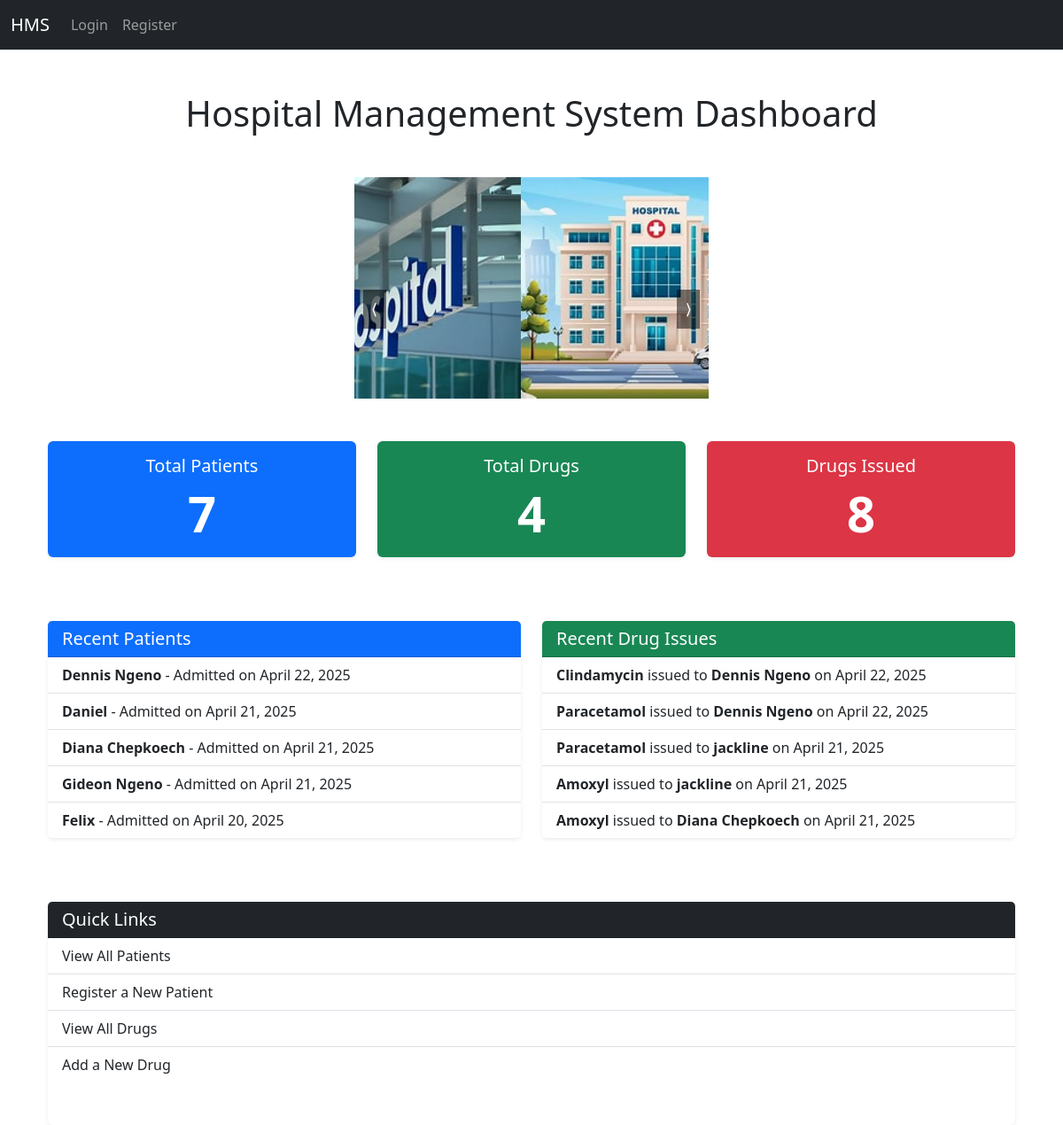
The page /dashboard/ on the database as committed earlier.
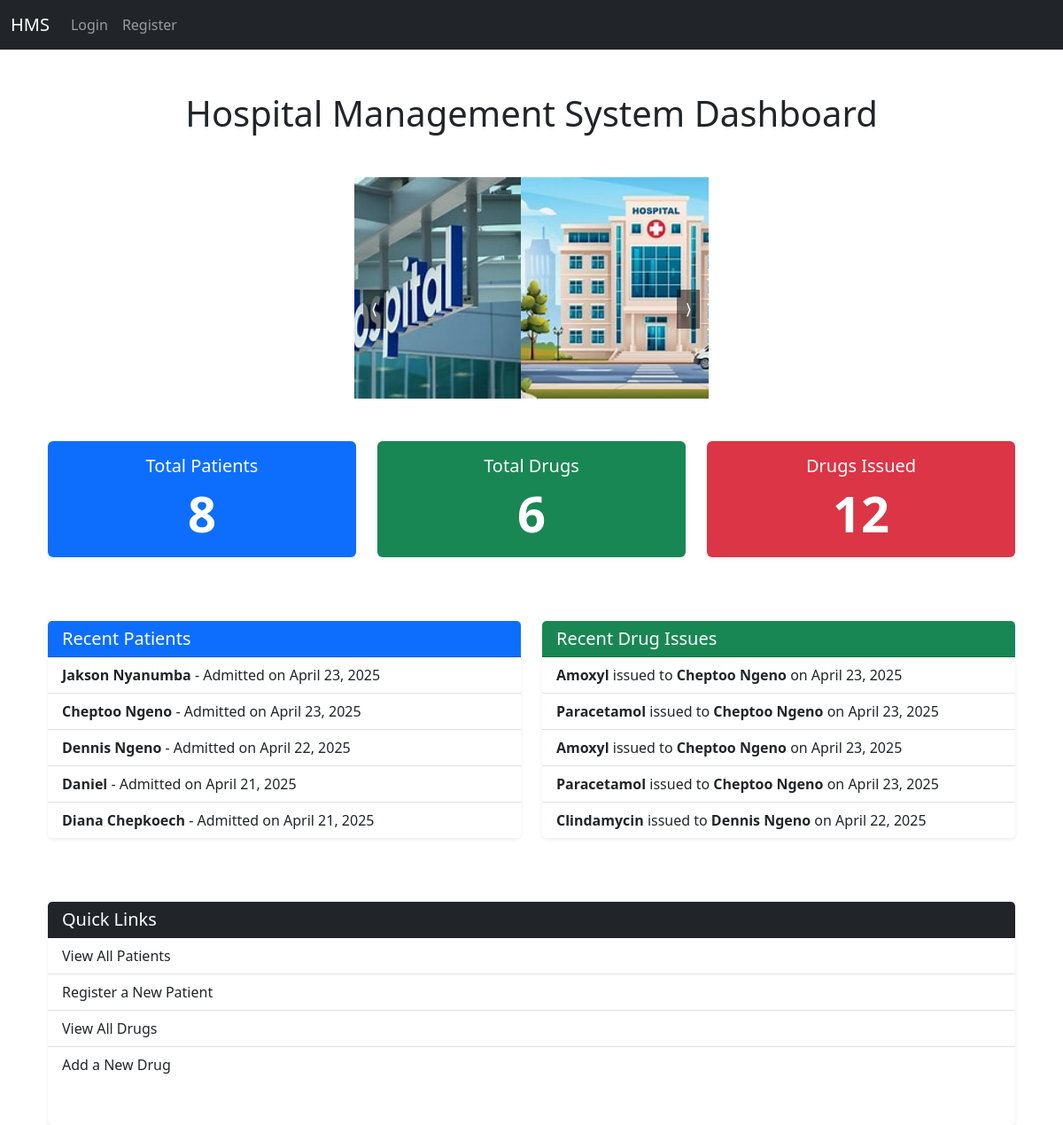
The same page on the database as committed later.
### patients/models.py (models this page shows, shortened)
class Patient_register(models.Model):
    name = models.CharField(max_length=100)
    age = models.IntegerField()
    contact = models.IntegerField(null=True)
    adm_date = models.DateField(auto_now_add=True)
    sex = models.CharField(max_length=10)
    prescribed_drug = models.ForeignKey('drugs.Drug', on_delete=models.SET_NULL, null=True, blank=True)  # Use string reference
    is_discharged = models.BooleanField(default=False)
    discharge_date = models.DateField(null=True, blank=True)

### drugs/models.py (models this page shows, shortened)
class DrugIssue(models.Model):
    drug = models.ForeignKey(Drug, on_delete=models.CASCADE)
    patient = models.ForeignKey(Patient_register, on_delete=models.CASCADE)  # Foreign key to Patient_register
    quantity_issued = models.IntegerField()
    issue_date = models.DateField(auto_now_add=True)

class Drug(models.Model):
    name = models.CharField(max_length=100)
    quantity = models.IntegerField()
    expiry_date = models.DateField()
    price = models.DecimalField(max_digits=10, decimal_places=2)

### home/views.py (the view)
# urls.py: path('dashboard/', views.dashboard, name='dashboard'),
def dashboard(request):
    total_patients = Patient_register.objects.count()
    total_drugs = Drug.objects.count()
    total_drug_issues = DrugIssue.objects.count()
    recent_patients = Patient_register.objects.order_by('-adm_date')[:5]
    recent_drug_issues = DrugIssue.objects.order_by('-issue_date')[:5]
    context = {
        'total_patients': total_patients,
        'total_drugs': total_drugs,
        'total_drug_issues': total_drug_issues,
        'recent_patients': recent_patients,
        'recent_drug_issues': recent_drug_issues,
    }
    return render(request, 'home/dashboard.html', context)

### templates/home/dashboard.html (shortened to what this page needs)
{% extends 'base.html' %}
{% load static %}
{% block content %}
<div class="container mt-5">
    <h1 class="text-center mb-5">Hospital Management System Dashboard</h1>
    <div class="carousel">
        <div class="carousel-track">
          <img src="{% static 'img/hospital2.jpg'%}" alt="1" class="carousel-img" width="400px" height="400px">
          <img src="{% static 'img/hospital1.jpg'%}" alt="2" class="carousel-img" width="400px" height="400px">
        </div>
        <button class="carousel-btn prev">⟨</button>
        <button class="carousel-btn next">⟩</button>
      </div>
    <div class="row text-center">
        <div class="col-md-4">
            <div class="card shadow-sm border-0 text-white bg-primary mb-4">
                <div class="card-body">
                    <h5 class="card-title">Total Patients</h5>
                    <p class="card-text display-4 fw-bold">{{ total_patients }}</p>
                </div>
            </div>
        </div>
        <div class="col-md-4">
            <div class="card shadow-sm border-0 text-white bg-success mb-4">
                <div class="card-body">
                    <h5 class="card-title">Total Drugs</h5>
                    <p class="card-text display-4 fw-bold">{{ total_drugs }}</p>
                </div>
            </div>
        </div>
        <div class="col-md-4">
            <div class="card shadow-sm border-0 text-white bg-danger mb-4">
                <div class="card-body">
                    <h5 class="card-title">Drugs Issued</h5>
                    <p class="card-text display-4 fw-bold">{{ total_drug_issues }}</p>
                </div>
            </div>
        </div>
    </div>
    <div class="row mt-5">
        <div class="col-md-6">
            <div class="card shadow-sm border-0 mb-4">
                <div class="card-header bg-primary text-white">
                    <h5 class="mb-0">Recent Patients</h5>
                </div>
                <ul class="list-group list-group-flush">
                    {% for patient in recent_patients %}
                    <li class="list-group-item">
                        <strong>{{ patient.name }}</strong> - Admitted on {{ patient.adm_date }}
                    </li>
                    {% empty %}
                    <li class="list-group-item text-muted">No recent patients.</li>
                    {% endfor %}
                </ul>
            </div>
        </div>
        <div class="col-md-6">
            <div class="card shadow-sm border-0 mb-4">
                <div class="card-header bg-success text-white">
                    <h5 class="mb-0">Recent Drug Issues</h5>
                </div>
                <ul class="list-group list-group-flush">
                    {% for issue in recent_drug_issues %}
                    <li class="list-group-item">
                        <strong>{{ issue.drug.name }}</strong> issued to <strong>{{ issue.patient.name }}</strong> on {{ issue.issue_date }}
                    </li>
                    {% empty %}
                    <li class="list-group-item text-muted">No recent drug issues.</li>
                    {% endfor %}
                </ul>
            </div>
        </div>
    </div>
    <div class="row mt-5">
        <div class="col-md-12">
            <div class="card shadow-sm border-0">
                <div class="card-header bg-dark text-white">
                    <h5 class="mb-0">Quick Links</h5>
                </div>
                <div class="list-group list-group-flush">
                    <a href="{% url 'all_patients' %}" class="list-group-item list-group-item-action">View All Patients</a>
                    <a href="{% url 'pat_register' %}" class="list-group-item list-group-item-action">Register a New Patient</a>
                    <a href="{% url 'all_drugs' %}" class="list-group-item list-group-item-action">View All Drugs</a>
                    <a href="{% url 'add_drug' %}" class="list-group-item list-group-item-action mb-5">Add a New Drug</a>
                </div>
            </div>
        </div>
    </div>
</div>
{% endblock %}

Rows that differ between the two databases and show on the page:
no longer on this page (row unchanged): Patient_register: name "Gideon Ngeno", adm_date "April 21, 2025"
removed Patient_register: name "Felix", adm_date "April 20, 2025"
no longer on this page (row unchanged): DrugIssue: drug.name "Paracetamol", patient.name "Dennis Ngeno", issue_date "April 22, 2025"
no longer on this page (row unchanged): DrugIssue: drug.name "Paracetamol", patient.name "jackline", issue_date "April 21, 2025"
no longer on this page (row unchanged): DrugIssue: drug.name "Amoxyl", patient.name "jackline", issue_date "April 21, 2025"
no longer on this page (row unchanged): DrugIssue: drug.name "Amoxyl", patient.name "Diana Chepkoech", issue_date "April 21, 2025"
added Patient_register: name "Jakson Nyanumba", adm_date "April 23, 2025"
added Patient_register: name "Cheptoo Ngeno", adm_date "April 23, 2025"
added DrugIssue: drug.name "Amoxyl", patient.name "Cheptoo Ngeno", issue_date "April 23, 2025"
added DrugIssue: drug.name "Paracetamol", patient.name "Cheptoo Ngeno", issue_date "April 23, 2025"
added DrugIssue: drug.name "Amoxyl", patient.name "Cheptoo Ngeno", issue_date "April 23, 2025"
added DrugIssue: drug.name "Paracetamol", patient.name "Cheptoo Ngeno", issue_date "April 23, 2025"
Other text that changed with them:
{{ total_patients }}: "7" → "8"
{{ total_drugs }}: "4" → "6"
{{ total_drug_issues }}: "8" → "12"
